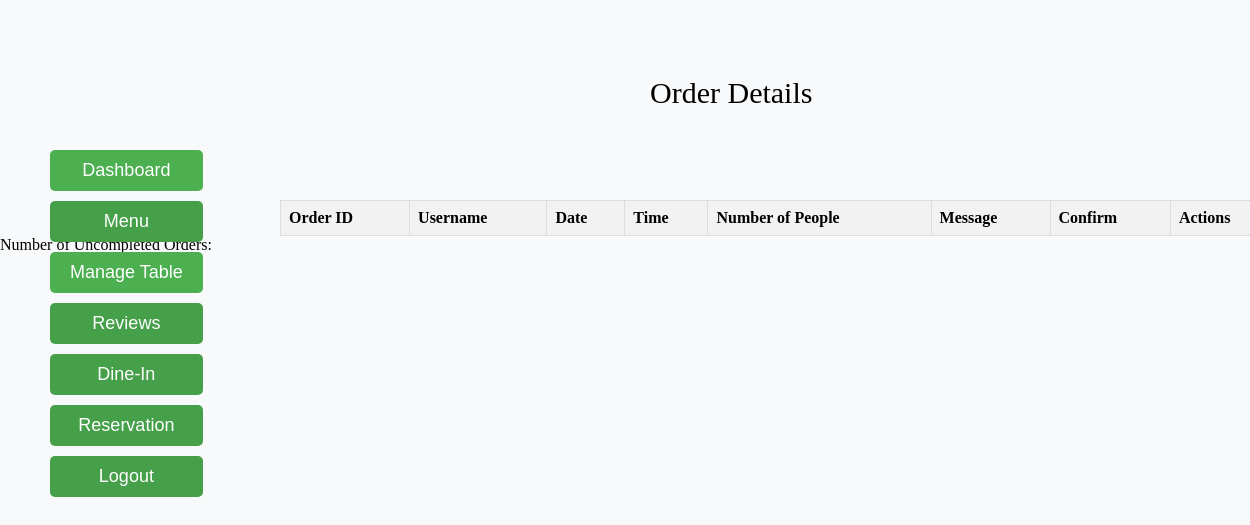
/orders/, run on an earlier commit of the app's database.
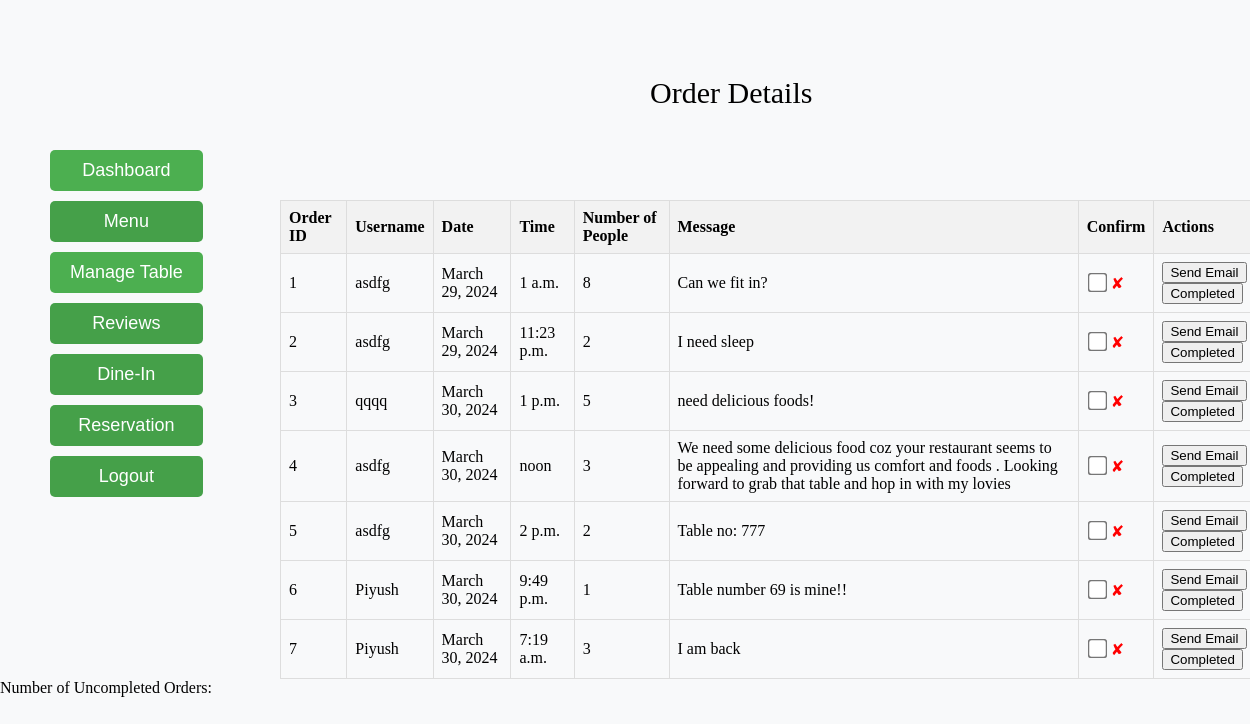
And on a later commit of the database.
### myapp/models.py (models this page shows)
class Order(models.Model):
    username = models.CharField(max_length=150, default=None)
    date = models.DateField()
    time = models.TimeField()
    number_of_people = models.IntegerField()
    message = models.TextField()
    completed = models.BooleanField(default=False)
    objects = OrderManager()

### myapp/views.py (the view)
# urls.py: path('orders/', views.display_orders, name='display_orders'),
def display_orders(request):
    orders = Order.objects.all()
    for order in orders:
        try:
            user_details = MyUser123.objects.get(username=order.username)
            order.phone_number = user_details.phone
            order.email = user_details.email
        except MyUser123.DoesNotExist:
            pass
    return render(request, 'myapp/admin_reservation_control.html', {'orders': orders})

### myapp/templates/myapp/admin_reservation_control.html (shortened to what this page needs)
{% extends 'myapp/admin_page.html' %}
{% block content %}
<div class="pp">Order Details</div>
    <table>
        <thead>
            <tr>
                <th>Order ID</th>
                <th>Username</th>
                <th>Date</th>
                <th>Time</th>
                <th>Number of People</th>
                <th>Message</th>
                <th>Confirm</th>
                <th>Actions</th>
            </tr>
        </thead>
        <tbody>
            {% for order in orders %}
                <tr>
                    <td>{{ order.id }}</td>
                    <td>{{ order.username }}</td>
                    <td>{{ order.date }}</td>
                    <td>{{ order.time }}</td>
                    <td>{{ order.number_of_people }}</td>
                    <td>{{ order.message }}</td>
                    <td>
                        <input type="checkbox" id="confirm_checkbox_{{ order.id }}" class="confirmation-checkbox" name="confirm_checkbox" value="{{ order.id }}">
                        <label for="confirm_checkbox_{{ order.id }}"></label>
                    </td>
                    <td>
                        <button onclick="saveOrder({{ order.id }})">Send Email</button>
                        <button onclick="completeOrder({{ order.id }})">Completed</button>
                    </td>
                </tr>
            {% endfor %}
        </tbody>
    </table>
    <div id="uncompletedCountSection">
        Number of Uncompleted Orders:
    </div>
{% endblock %}

### myapp/templates/myapp/admin_page.html (shortened to what this page needs)
<!DOCTYPE html>
<html>
  <head>
  </head>
  <body>
  <div class="all">
        <button class="dashboard-button" onclick="window.location.href='{% url 'ap' %}'">Dashboard</button>
      <button class="logout-button"onclick="window.location.href='{% url 'admin_menu' %}'"> Menu</button>
    <button class="make-reservation-button" onclick="redirect()">Manage Table</button>
   <button class="reviews-button" onclick="window.location.href='{% url 'admin_rev' %}'">Reviews</button>
       <button class="reviews-button" onclick="window.location.href='{% url 'dine_in' %}'">Dine-In</button>
       <button class="reviews-button" onclick="window.location.href='{% url 'display_orders' %}'">Reservation</button>
      <button class="logout-button" onclick="openModal()">Logout</button>
  </div>
{% block content %}{% endblock %}
  </body>
</html>

What changed in the data, as far as the page shows it:
added Order: id "1", username "asdfg", date "March 29, 2024", time "1 a.m.", number_of_people "8", message "Can we fit in?"
added Order: id "2", username "asdfg", date "March 29, 2024", time "11:23 p.m.", number_of_people "2", message "I need sleep"
added Order: id "3", username "qqqq", date "March 30, 2024", time "1 p.m.", number_of_people "5", message "need delicious foods!"
added Order: id "4", username "asdfg", date "March 30, 2024", time "noon", number_of_people "3", message "We need some delicious food coz your restaurant seems to be appealing and providing us comfort and foods . Looking forward to grab that table and hop in with my lovies"
added Order: id "5", username "asdfg", date "March 30, 2024", time "2 p.m.", number_of_people "2", message "Table no: 777"
added Order: id "6", username "Piyush", date "March 30, 2024", time "9:49 p.m.", number_of_people "1", message "Table number 69 is mine!!"
added Order: id "7", username "Piyush", date "March 30, 2024", time "7:19 a.m.", number_of_people "3", message "I am back"
